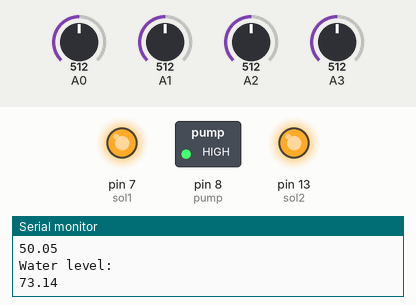
This sketch was run on a simulated Arduino Uno, built with avr-gcc and run on an emulated ATmega328P. Shown: switched loads named in the sketch (green lamp = pin HIGH), output pins drawn as LEDs (lit = HIGH), the last lines printed to the serial monitor. The test bench sets the inputs (shaded band); at power-on: A2 = 512, A0 = 512, A1 = 512, A3 = 512.

Above: at 3.8 s.
3.9 s: A2 set to 438
8.2 s: A2 set to 410
At 10.6 s:
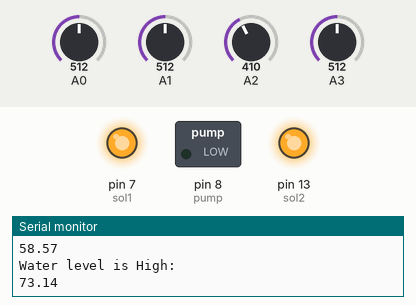
12.1 s: A0 set to 803
17.2 s: A0 set to 837
At 19.5 s:
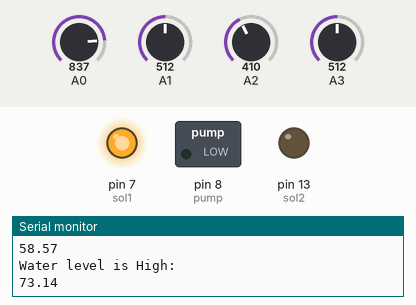
21.1 s: A2 set to 716
At 25.8 s:
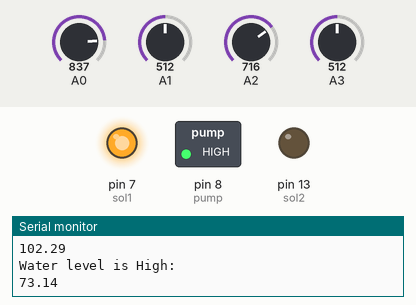
26.5 s: A1 set to 807
30.4 s: A1 set to 827
At 34.8 s:
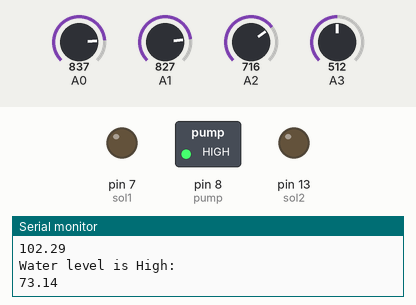
Timing chart, 0 to 36.3 s (numbered marks = the images above; inputs shaded):
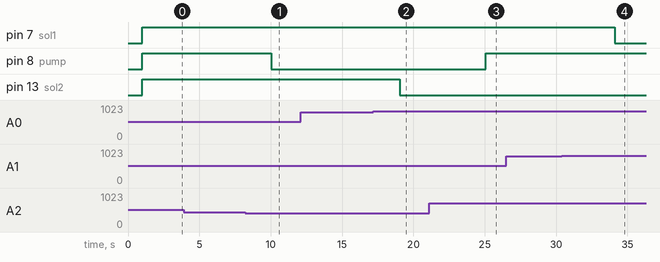

The sketch:

sketch_feb17c.ino
```cpp
#define sol1 7
#define sol2 13
#define pump 8
void setup() {
pinMode(A1,INPUT);
pinMode(A0,INPUT);
pinMode(A2,INPUT);
pinMode(A3,INPUT);
pinMode(sol1,OUTPUT);
pinMode(sol2,OUTPUT);
pinMode(pump,OUTPUT);

Serial.begin(9600);
  // put your setup code here, to run once:

}

void loop() {
float A=analogRead(A1);
float B=analogRead(A0);
float C=analogRead(A2);
float D=analogRead(A3);
float H=(A/1023)*100;
float I=(B/1023)*100;
float J=(C/700)*100;
float K=(D/700)*100;
Serial.println("Soil moisture 1:");
Serial.println(H);
Serial.println("Soil moisture 2:");
Serial.println(I);
Serial.println("Water level:");
Serial.println(J);
delay(1000);
if(H>=80)
{
  digitalWrite(sol1,LOW);
}
else
{
  digitalWrite(sol1,HIGH);
}
if(I>=80)
{
  digitalWrite(sol2,LOW);
}
else
{
  digitalWrite(sol2,HIGH);
}
if(J<=60)
{
  digitalWrite(pump,LOW);
}
else
{
  digitalWrite(pump,HIGH);
}
if(K<=60)
{
  Serial.println("Water level is low:");
  Serial.println(K);
  delay(2000);
}
else
{
 Serial.println("Water level is High:");
 Serial.println(K);
 delay(2000);
}

  // put your main code here, to run repeatedly:

}
```

Measured:
- the behaviour switches between 420 and 419 on A2 (found by bisection; images 0 and 1)
- the behaviour switches between 818 and 819 on A0 (found by bisection; images 1 and 2)
- the behaviour switches between 818 and 819 on A1 (found by bisection; images 3 and 4)
- after the input at 8.2 s, pin 8 (pump): HIGH → LOW after 1.8 s
- after the input at 17.2 s, pin 13 (sol2): HIGH → LOW after 1.9 s
- after the input at 21.1 s, pin 8 (pump): LOW → HIGH after 4.0 s
- after the input at 30.4 s, pin 7 (sol1): HIGH → LOW after 3.7 s
